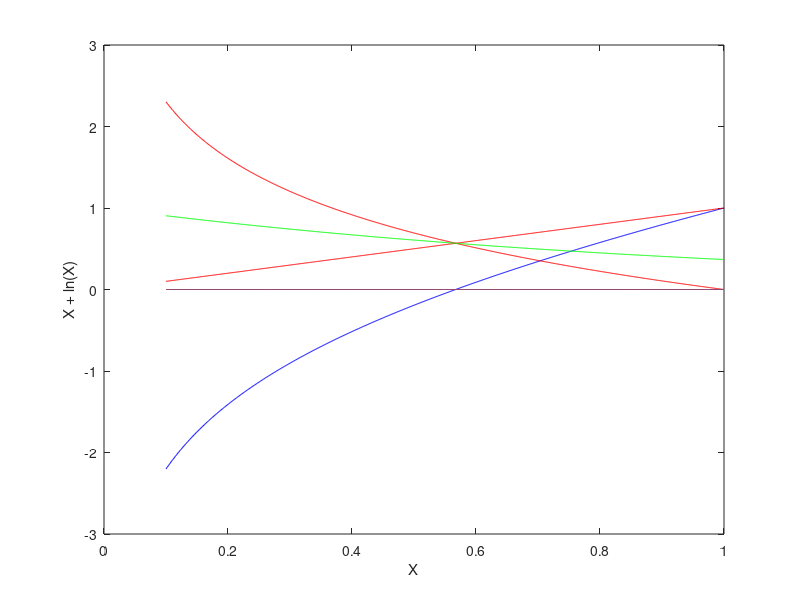

Reproduce this figure in MATLAB.

IterNF = @(x) x + log(x)

Z = [0.1:0.001:1]
FuncVec = IterNF(Z)
plot(Z, FuncVec, 'b', Z, zeros(1,length(Z)))
hold on
plot(Z, -log(Z), 'r', Z, zeros(1,length(Z)))
hold on
plot(Z, Z, 'r', Z, zeros(1,length(Z)))
hold on
plot(Z, exp(-Z), 'g', Z, zeros(1,length(Z)))
xlabel('X')
ylabel('X + ln(X)')
